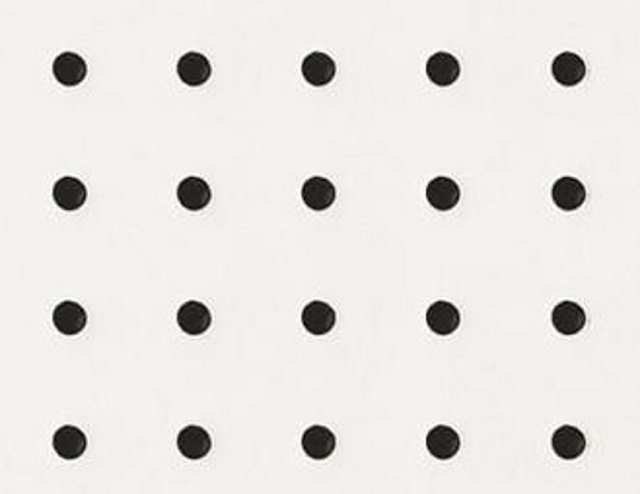
#> input picture circleTestImages/765096001507.jpg, 640 x 494 px; its folder holds only this picture in this run
$ python nonhoughcircleCameraTest.py   (Python 2 division)   (older library calls are emulated)
#> lines starting #> are read from the running program, lines starting #| are printed output that depends on the picture; after the words box and inside, x2 and y2 are one past the last pixel; in counts of white or black regions, pixels touching at a corner belong together; long printed decimals are rounded
from scipy.spatial                           import distance as dist
from imutils                                 import perspective
from imutils                                 import contours
import numpy                                 as np
import glob
import imutils
import cv2
import time
import re
import math


refObj = None
D = 0
currentX, currentY = 0, 0
calX = 0
calY = 0

markerWidth         = 0.25*25.4
counter =0

#def initialize(self):


def midpoint(ptA, ptB):
    return ((ptA[0]+ptB[0])*0.5, (ptA[1]+ptB[1])*0.5)

def removeOutliersAndAverage(data):
    mean = np.mean(data)
    sd = np.std(data)
    tArray = [x for x in data if ( (x >= mean-2.0*sd) and (x<=mean+2.0*sd))]
    return np.average(tArray), np.std(tArray)

def translatePoint(xB, yB, xA, yA, angle):
    if (angle < -45 ) and (angle >-135):
        angle += 90
        angle *= -1.0
    elif (angle > 45 ) and (angle <135):
        angle -= 90
        angle *= -1.0
    elif (angle <= 45 ) and (angle >=-45):
        angle *= -1.0
    elif (angle >= 135 ):
        angle = 180-angle
    elif (angle <= -135):
        angle += 180
        angle *= -1.0

    cosa = math.cos(angle*3.141592/180.0)
    sina = math.sin(angle*3.141592/180.0)
    xB -= xA
    yB -= yA
    _xB = xB*cosa - yB*sina
    _yB = xB*sina + yB*cosa
    xB = _xB+xA
    yB = _yB+yA
    return xB, yB, math.radians(angle)

# [17 lines left out: function simplifyContour, not called in this run]


files = []

file = "testImages\image2-1.png"

testCount = 0
outFile = open("cameraValues.csv","w")
cv2.namedWindow("image",0)
fileCount = len(glob.glob("circleTestImages\*.jpg"))
print "filecount:"+str(fileCount)
averageDx = np.zeros([fileCount],dtype=float)
averageDy = np.zeros([fileCount],dtype=float)
averageDi = np.zeros([fileCount],dtype=float)

for file in glob.glob("circleTestImages\*.jpg"):
#file = "testImages/image2-1.png"
    if (True):
        print file
        image = cv2.imread(file)
#> image is the input picture: shape (494, 640, 3); mean B, G, R 225.2, 228.2, 232.1
        if True:

            height, width, channels = image.shape
            gray = cv2.cvtColor(image, cv2.COLOR_BGR2GRAY)
            gray = cv2.GaussianBlur(gray, (15, 15), 2, 2)
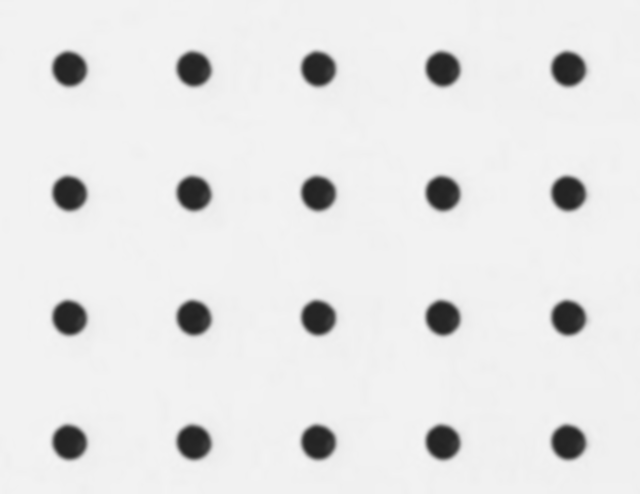
#> gray: shape (494, 640); min 34, max 245, mean 229.2
            edged = cv2.Canny(gray, 70, 90)
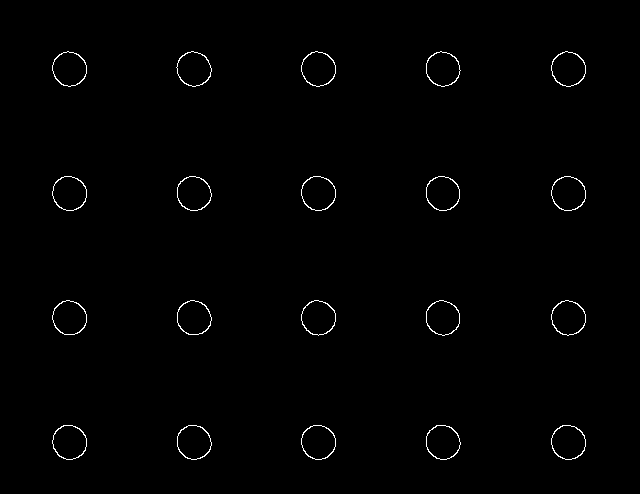
#> edged: shape (494, 640); 0.79% white in thin lines or dots, all inside (x1, y1, x2, y2) = (52, 51, 586, 460)
            #cv2.imshow("Canny", edged)
            edged = cv2.dilate(edged, None, iterations=1)
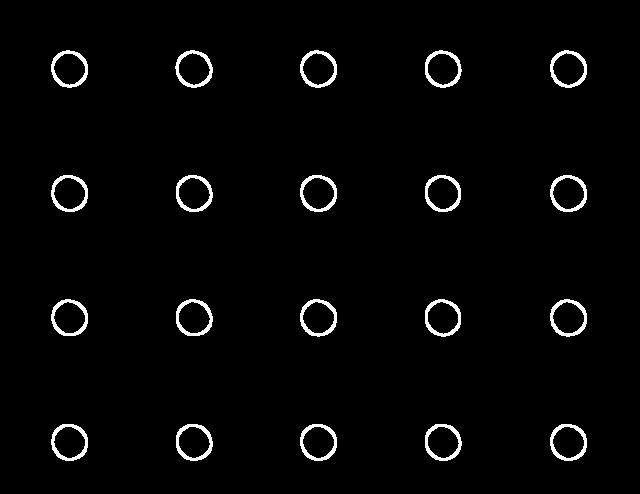
#> edged: shape (494, 640); 2.5% white; 20 white regions, largest, box (x1, y1, x2, y2) and area: (550, 50, 587, 88) 404, (550, 299, 587, 337) 404, (175, 50, 213, 88) 403
            edged = cv2.erode(edged, None, iterations=1)
            cnts = cv2.findContours(edged.copy(), cv2.RETR_EXTERNAL,cv2.CHAIN_APPROX_SIMPLE)
#> cnts = 20 contours; largest, box (x1, y1, x2, y2) and area: (551, 51, 586, 87) 920, (551, 425, 586, 460) 919, (301, 425, 336, 460) 918, (551, 300, 586, 336) 918, (301, 176, 336, 211) 918
            cnts = cnts[0] if imutils.is_cv2() else cnts[1]
            (cnts, _) = contours.sort_contours(cnts)
#> cnts = 20 contours; largest, box (x1, y1, x2, y2) and area: (551, 51, 586, 87) 920, (551, 425, 586, 460) 919, (301, 425, 336, 460) 918, (301, 176, 336, 211) 918, (301, 51, 336, 87) 918
            colors = ((0, 0, 255), (240, 0, 159), (0, 165, 255), (255, 255, 0), (255, 0, 255))
            refObj = None

            cv2.imshow("image", edged)
            cv2.waitKey(0)
            xA = int(width/2)
            yA = int(height/2)

            orig = image.copy()
            print "found "+str(len(cnts))+" circles"
#| found 20 circles
            # find cnts with a minimum area
            filteredCnts = []
            for cTest in cnts:
                (x,y),r = cv2.minEnclosingCircle(cTest)
                cv2.circle(orig,(int(x),int(y)),int(r),(255,255,0),2)
                if r>10:
                    filteredCnts.append(cTest)
                    print ". "+str(cv2.contourArea(cTest))+", "+str(r)
                else:
                    print "X "+str(cv2.contourArea(cTest))+", "+str(r)
#> this loop made 20 passes
#> (x, y, r) on passes 1 to 8: (69.26, 441.7, 17.81), (69.16, 317.3, 17.76), (69.14, 192.9, 17.83), (69, 68.5, 17.76), (193.8, 68.12, 17.97), (193.8, 441.4, 17.94), (193.9, 317, 17.96), (193.7, 192.6, 17.95)
#> (printed output is left out)
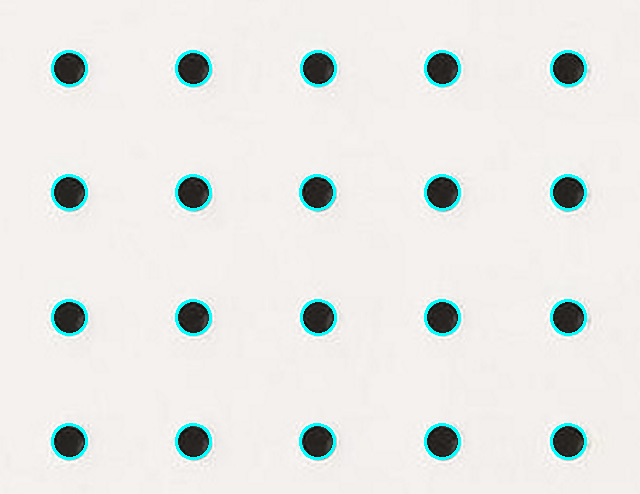
#> orig: shape (494, 640, 3); 2.13% of pixels changed, all inside (x1, y1, x2, y2) = (51, 50, 587, 460)
#> after the loop, filteredCnts has the same summary as cnts
            print "filtered to "+str(len(filteredCnts))+" circles"
#| filtered to 20 circles
            circles = []
            minDist = 99999.0
            for i in filteredCnts:
                (x,y),r = cv2.minEnclosingCircle(i)
                cv2.circle(orig,(int(x),int(y)),int(r),(0,255,0),2)
                circles.append([(x,y),r])
                _dist = dist.euclidean((xA,yA), (x,y))
                if _dist < minDist:
                    minDist = _dist
                    c = [(x,y),r]
#> this loop made 20 passes
#> (x, y, r, minDist) on passes 1, 2, 3, 5, 7, 8, 10, 11: (69.26, 441.7, 17.81, 317.4), (69.16, 317.3, 17.76, 260.5), (69.14, 192.9, 17.83, 256.6), (193.8, 68.12, 17.97, 218.9), (193.9, 317, 17.96, 144.2), (193.7, 192.6, 17.95, 137.5), (318, 317.3, 17.75, 70.32), (317.8, 192.8, 17.76, 54.24)
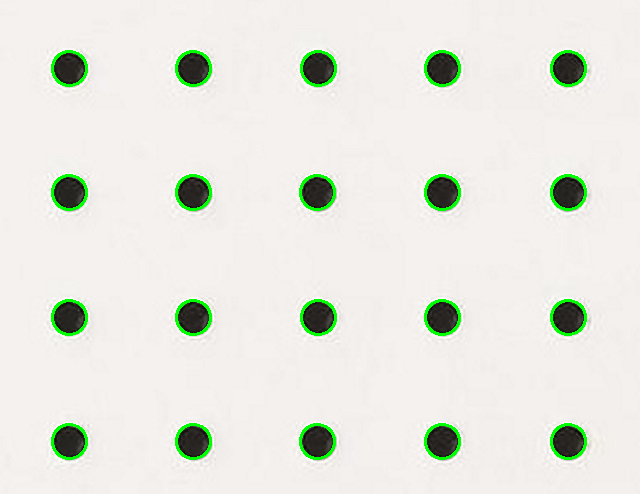
#> orig: shape (494, 640, 3); 2.13% of pixels changed, all inside (x1, y1, x2, y2) = (51, 50, 587, 460)
#> after the loop, circles = 20 items; minDist = 54.24
            #cv2.imshow("image", orig)
            #cv2.waitKey(0)
            #to determine rotation, find the closest circle to the target circle and calculate the angle
            #determine from this angle if it's above, below, left or right of the target circle
            #and translate the point accordingly
            minDist = 99999.0
            #print c
            for i in circles:
                if (i!=c):#.any():
                    #print i
                    _dist=dist.euclidean(c[0], i[0])
                    if _dist < minDist:
                        minDist = _dist
                        d = i
#> this loop made 20 passes
#> (minDist, d) on passes 1, 2, 3, 5, 7, 8: (351.7, [(69.26, 441.7), 17.81]), (278.1, [(69.16, 317.3), 17.76]), (248.7, [(69.14, 192.9), 17.83]), (175.8, [(193.8, 68.12), 17.97]), (175.5, [(193.9, 317), 17.96]), (124.1, [(193.7, 192.6), 17.95])
#> after the loop, minDist = 124.1

            dx,dy = d[0]
#> dx = 193.7; dy = 192.6
            dr = d[1]
#> dr = 17.95
            cx,cy = c[0]
#> cx = 317.8; cy = 192.8
            cr = c[1]
#> cr = 17.76
            cv2.circle(orig,(int(dx),int(dy)),int(dr),(0,255,255),2)
            angle = math.atan2(dy-cy, dx-cx)
#> angle = -3.14
            print "Computed angle = "+str(math.degrees(angle))
#| Computed angle = -179.902
            cv2.imshow("image", orig)

            if c[1] > 10:
                #continue
                cv2.circle(orig,(int(cx),int(cy)),int(cr),(255,0,0),2)
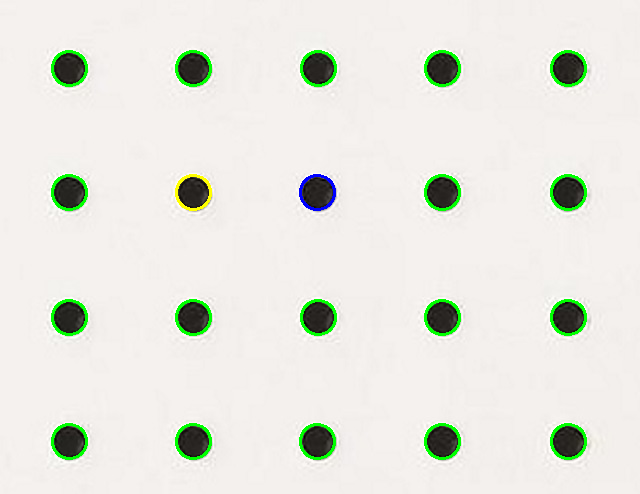
#> orig: shape (494, 640, 3); mean B, G, R 222.5, 230.4, 229.3
                xB = cx
#> xB = 317.8
                yB = cy
#> yB = 192.8
                D = cr*2.0/markerWidth
#> D = 5.59
                xB,yB,angle = translatePoint(xB,yB,xA,yA,math.degrees(angle))
#> in translatePoint, `xB -= xA`: xB = -2.19
#> in translatePoint, `yB -= yA`: yB = -54.19
#> in translatePoint, `xB = _xB+xA`: xB = 317.7
#> in translatePoint, `yB = _yB+yA`: yB = 192.8
#> xB = 317.7; angle = -0.00171
                print str(xB)+", "+str(yB)+", "+str(math.degrees(angle))
#| 317.714, 192.810, -0.09778
                print "-------"
                print "xA="+str(xA)+", yA="+str(yA)+", xB="+str(xB)+", yB="+str(yB)
#| xA=320, yA=247, xB=317.714, yB=192.810
                cv2.circle(orig, (int(xA), int(yA)), 10, colors[0], 1)
#> orig: shape (494, 640, 3); 0.02% of pixels changed, all inside (x1, y1, x2, y2) = (310, 237, 331, 258)
                cv2.line(orig, (xA, yA-15), (xA, yA+15), colors[0], 1)
#> orig: shape (494, 640, 3); mean B, G, R 222.5, 230.3, 229.3
                cv2.line(orig, (xA-15, yA), (xA+15, yA), colors[0], 1)
#> orig: shape (494, 640, 3); mean B, G, R 222.5, 230.3, 229.3
                cv2.circle(orig, (int(xB), int(yB)), 10, colors[3], 1)
#> orig: shape (494, 640, 3); mean B, G, R 222.5, 230.3, 229.3
                cv2.line(orig, (int(xB), int(yB-15)), (int(xB), int(yB+15)), colors[3], 1)
                cv2.line(orig, (int(xB-15), int(yB)), (int(xB+15), int(yB)), colors[3], 1)
#> orig: shape (494, 640, 3); mean B, G, R 222.5, 230.4, 229.3
                Dist = dist.euclidean((xA, yA), (xB, yB)) / D
#> Dist = 9.7
                Dx = dist.euclidean((xA,0), (xB,0))/D
#> Dx = 0.409
                if (xA>xB):
                    Dx *= -1.0
#> Dx = -0.409
                Dy = dist.euclidean((0,yA), (0,yB))/D
#> Dy = 9.69
                if (yA<yB):
                    Dy *= -1.0
                (mX, mY) = midpoint((xA, yA), (xB, yB))
#> mX = 318.9; mY = 219.9
                cv2.putText(orig, file, (15, 15),cv2.FONT_HERSHEY_SIMPLEX, 0.55, colors[0], 2)
                cv2.putText(orig, "Dx:{:.3f}, Dy:{:.3f}->Di:{:.3f}mm".format(Dx,Dy,Dist), (15, 40),cv2.FONT_HERSHEY_SIMPLEX, 0.55, colors[0], 2)
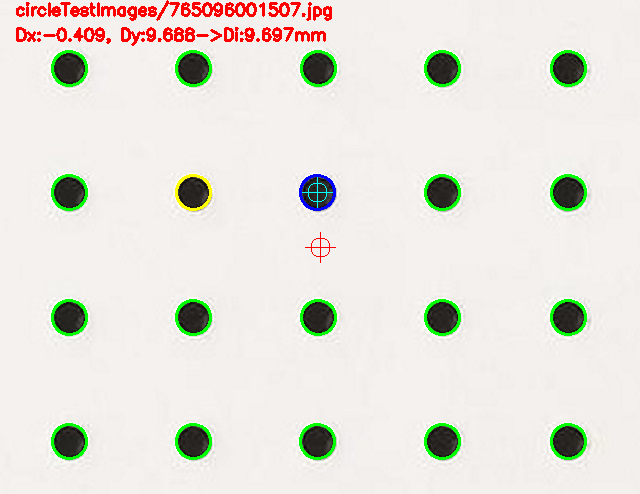
#> orig: shape (494, 640, 3); mean B, G, R 219.1, 226.9, 229.5
                outFile.write("{:.3f}, {:.3f}, {:.3f}\n".format(Dx,Dy,Dist))
                if True:#(Dist>0.25):
                    cv2.imshow("image", orig)
                    cv2.waitKey(0)
                    #cv2.destroyAllWindows()


                    averageDx[testCount] =Dx
                    averageDy[testCount] =Dy
                    averageDi[testCount] =Dist
                    testCount += 1

print "--Dx--"
print averageDx
print "--Dy--"
print averageDy
print "--Di--"
print averageDi
avgDx, stdDx = removeOutliersAndAverage(averageDx)
#> in removeOutliersAndAverage, `tArray = [x for x in data if ( (x >= mean-2.0*sd) and (x<=mean+2.0*sd))]`: tArray = [-0.409]
#> avgDx = -0.409; stdDx = 0
avgDy, stdDy = removeOutliersAndAverage(averageDy)
#> avgDy = 9.69; stdDy = 0
avgDi, stdDi = removeOutliersAndAverage(averageDi)
#> avgDi = 9.7; stdDi = 0
print "AverageDx:"+str(avgDx)+" at "+str(stdDx)+" sd"
#| AverageDx:-0.4088 at 0.0 sd
print "AverageDy:"+str(avgDy)+" at "+str(stdDy)+" sd"
#| AverageDy:9.688 at 0.0 sd
print "AverageDi:"+str(avgDi)+" at "+str(stdDi)+" sd"
#| AverageDi:9.697 at 0.0 sd
outFile.close()

$ run again, on circleTestImages/765096001507a.jpg
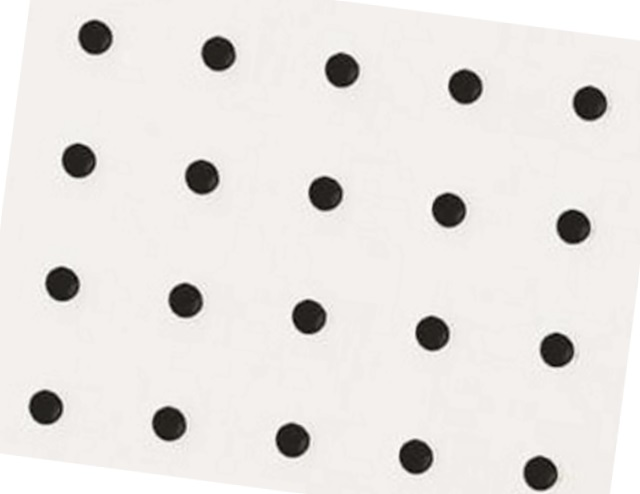
#> input picture circleTestImages/765096001507a.jpg, 640 x 494 px
#> image is the input picture: shape (494, 640, 3); mean B, G, R 225.3, 228.2, 231.9
#> `edged = cv2.dilate(edged, None, iterations=1)`:
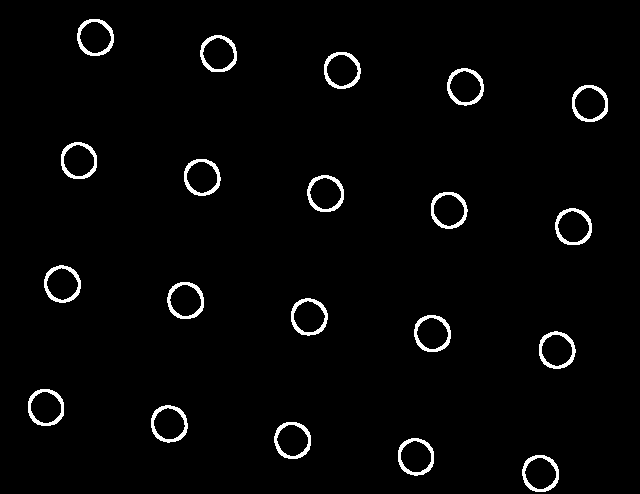
#> edged: shape (494, 640); 2.5% white; 20 white regions, largest, box (x1, y1, x2, y2) and area: (291, 298, 328, 336) 402, (324, 52, 361, 89) 400, (447, 68, 484, 106) 400
#> `cnts = cv2.findContours(edged.copy(), cv2.RETR_EXTERNAL,cv2.CHAIN_APPR..`: cnts = 20 contours; largest, box (x1, y1, x2, y2) and area: (415, 316, 450, 351) 917, (168, 283, 203, 318) 917, (275, 423, 310, 458) 915, (556, 209, 591, 244) 915, (78, 20, 113, 55) 914
#> `(cnts, _) = contours.sort_contours(cnts)`: cnts = 20 contours; largest, box (x1, y1, x2, y2) and area: (168, 283, 203, 318) 917, (415, 316, 450, 351) 917, (275, 423, 310, 458) 915, (556, 209, 591, 244) 915, (78, 20, 113, 55) 914
#| found 20 circles
#> the loop `for cTest in cnts:` made 20 passes
#> (x, y, r) on passes 1 to 8: (45.67, 406.9, 17.79), (62, 283.5, 17.76), (78.64, 160.1, 17.77), (95.09, 36.72, 17.84), (169.1, 423.1, 17.92), (185.6, 299.8, 17.94), (201.9, 176.5, 17.9), (218.4, 53.24, 17.93)
#> (printed output is left out)
#> after the loop `for cTest in cnts:`: filteredCnts has the same summary as cnts
#| filtered to 20 circles
#> the loop `for i in filteredCnts:` made 20 passes
#> (x, y, r, minDist) on passes 1, 2, 3, 5, 6, 7, 10, 11: (45.67, 406.9, 17.79, 317.6), (62, 283.5, 17.76, 260.6), (78.64, 160.1, 17.77, 256.5), (169.1, 423.1, 17.92, 231.9), (185.6, 299.8, 17.94, 144.4), (201.9, 176.5, 17.9, 137.6), (308.5, 316.5, 17.73, 70.45), (325, 193, 17.85, 54.2)
#> after the loop `for i in filteredCnts:`: circles = 20 items; minDist = 54.2
#> the loop `for i in circles:` made 20 passes
#> (minDist, d) on passes 1, 2, 3, 6, 7: (351.9, [(45.67, 406.9), 17.79]), (278.2, [(62, 283.5), 17.76]), (248.6, [(78.64, 160.1), 17.77]), (175.6, [(185.6, 299.8), 17.94]), (124.3, [(201.9, 176.5), 17.9])
#> after the loop `for i in circles:`: minDist = 124.3
#> dx = 201.9; dy = 176.5
#> dr = 17.9
#> cx = 325; cy = 193
#> cr = 17.85
#> `angle = math.atan2(dy-cy, dx-cx)`: angle = -3.01
#| Computed angle = -172.339
#> `xB = cx`: xB = 325
#> `yB = cy`: yB = 193
#> D = 5.62
#> in translatePoint, `xB -= xA`: xB = 5.03
#> in translatePoint, `yB -= yA`: yB = -53.97
#> in translatePoint, `xB = _xB+xA`: xB = 317.8
#> in translatePoint, `yB = _yB+yA`: yB = 192.8
#> `xB,yB,angle = translatePoint(xB,yB,xA,yA,math.degrees(angle))`: xB = 317.8; yB = 192.8; angle = -0.134
#| 317.791, 192.842, -7.661
#| xA=320, yA=247, xB=317.791, yB=192.842
#> Dist = 9.64
#> `Dx = dist.euclidean((xA,0), (xB,0))/D`: Dx = 0.393
#> `Dx *= -1.0`: Dx = -0.393
#> Dy = 9.63
#> mX = 318.9; mY = 219.9
#> `cv2.putText(orig, "Dx:{:.3f}, Dy:{:.3f}->Di:{:.3f}mm".format(Dx,Dy,Dis..`:
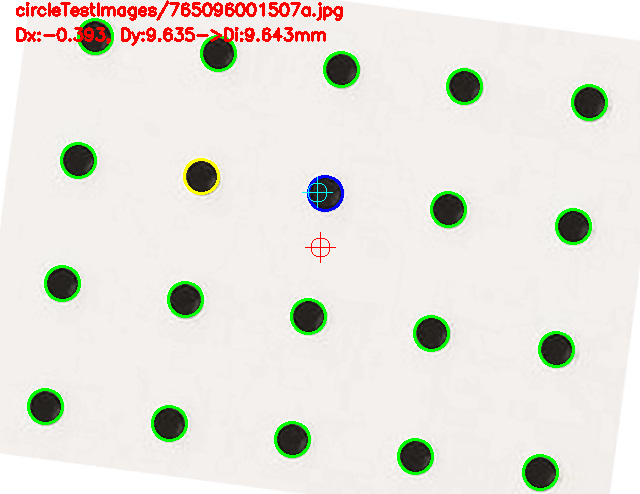
#> orig: shape (494, 640, 3); mean B, G, R 219.5, 227, 229.5
#> tArray = [-0.393]
#> avgDx = -0.393; stdDx = 0
#> avgDy = 9.63; stdDy = 0
#> avgDi = 9.64; stdDi = 0
#| AverageDx:-0.393 at 0.0 sd
#| AverageDy:9.635 at 0.0 sd
#| AverageDi:9.643 at 0.0 sd

$ run again, on circleTestImages/765096001507b.jpg
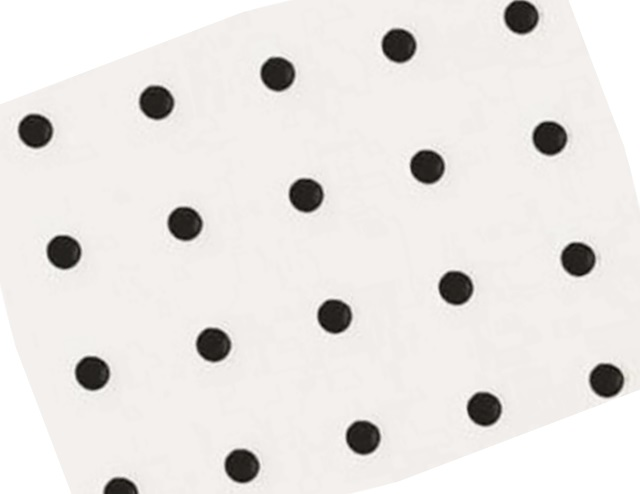
#> input picture circleTestImages/765096001507b.jpg, 640 x 494 px
#> image is the input picture: shape (494, 640, 3); mean B, G, R 226.9, 229.5, 232.9
#> `edged = cv2.dilate(edged, None, iterations=1)`:
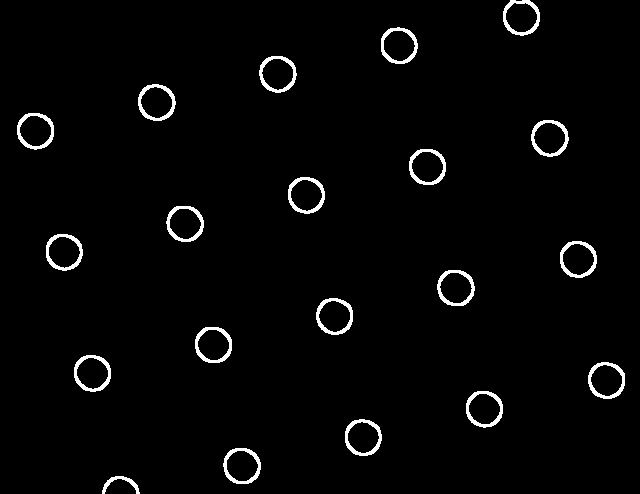
#> edged: shape (494, 640); 2.4% white; 20 white regions, largest, box (x1, y1, x2, y2) and area: (138, 84, 176, 121) 402, (531, 120, 569, 157) 402, (259, 56, 297, 93) 398
#> cnts = 20 contours, 1 with area under 20; largest, box (x1, y1, x2, y2) and area: (139, 85, 175, 120) 918, (561, 242, 596, 277) 918, (532, 121, 568, 156) 916, (589, 363, 624, 398) 916, (75, 356, 110, 391) 915
#| found 20 circles
#> the loop `for cTest in cnts:` made 20 passes
#> (x, y, r) on passes 1 to 8: (35.16, 130.2, 17.77), (63.5, 251.5, 17.73), (91.81, 372.8, 17.76), (120.5, 492, 17.53), (156.5, 101.7, 17.84), (184.8, 222.9, 17.78), (213.2, 344.2, 17.76), (241.7, 465.3, 17.86)
#> (printed output is left out)
#> after the loop `for cTest in cnts:`: filteredCnts has the same summary as cnts
#| filtered to 20 circles
#> the loop `for i in filteredCnts:` made 20 passes
#> (x, y, r, minDist) on passes 1, 2, 5, 6, 10: (35.16, 130.2, 17.77, 307.8), (63.5, 251.5, 17.73, 256.5), (156.5, 101.7, 17.84, 218.8), (184.8, 222.9, 17.78, 137.4), (305.5, 194.7, 17.78, 54.3)
#> after the loop `for i in filteredCnts:`: circles = 20 items; minDist = 54.3
#> the loop `for i in circles:` made 20 passes
#> (minDist, d) on passes 1, 2, 5, 6: (277.9, [(35.16, 130.2), 17.77]), (248.6, [(63.5, 251.5), 17.73]), (175.7, [(156.5, 101.7), 17.84]), (124, [(184.8, 222.9), 17.78])
#> after the loop `for i in circles:`: minDist = 124
#> dx = 184.8; dy = 222.9
#> dr = 17.78
#> cx = 305.5; cy = 194.7
#> cr = 17.78
#> `angle = math.atan2(dy-cy, dx-cx)`: angle = 2.91
#| Computed angle = 166.857
#> `xB = cx`: xB = 305.5
#> `yB = cy`: yB = 194.7
#> D = 5.6
#> in translatePoint, `xB -= xA`: xB = -14.47
#> in translatePoint, `yB -= yA`: yB = -52.34
#> in translatePoint, `xB = _xB+xA`: xB = 317.8
#> in translatePoint, `yB = _yB+yA`: yB = 192.7
#> `xB,yB,angle = translatePoint(xB,yB,xA,yA,math.degrees(angle))`: xB = 317.8; yB = 192.7; angle = 0.229
#| 317.815, 192.739, 13.143
#| xA=320, yA=247, xB=317.815, yB=192.739
#> Dist = 9.7
#> `Dx = dist.euclidean((xA,0), (xB,0))/D`: Dx = 0.39
#> `Dx *= -1.0`: Dx = -0.39
#> Dy = 9.69
#> mX = 318.9; mY = 219.9
#> `cv2.putText(orig, "Dx:{:.3f}, Dy:{:.3f}->Di:{:.3f}mm".format(Dx,Dy,Dis..`:
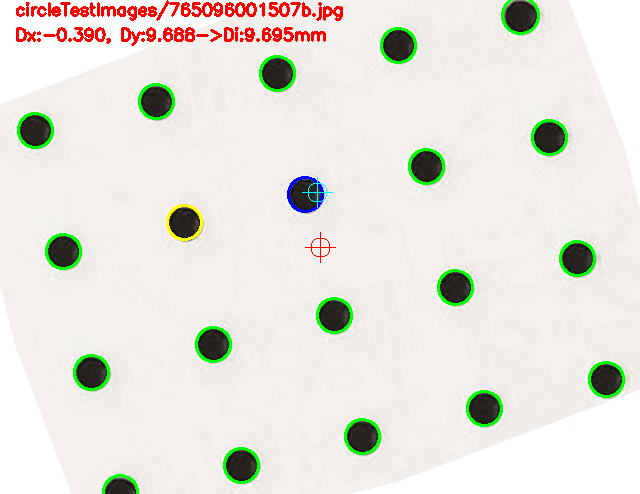
#> orig: shape (494, 640, 3); mean B, G, R 220.6, 227.8, 230.2
#> tArray = [-0.39]
#> avgDx = -0.39; stdDx = 0
#> avgDy = 9.69; stdDy = 0
#> avgDi = 9.7; stdDi = 0
#| AverageDx:-0.3901 at 0.0 sd
#| AverageDy:9.688 at 0.0 sd
#| AverageDi:9.695 at 0.0 sd
